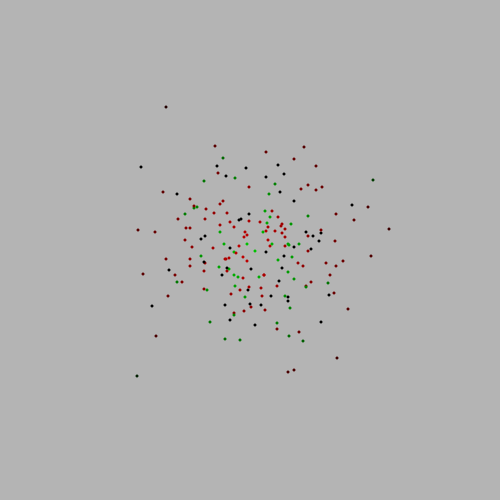
Frame 1 (no input)
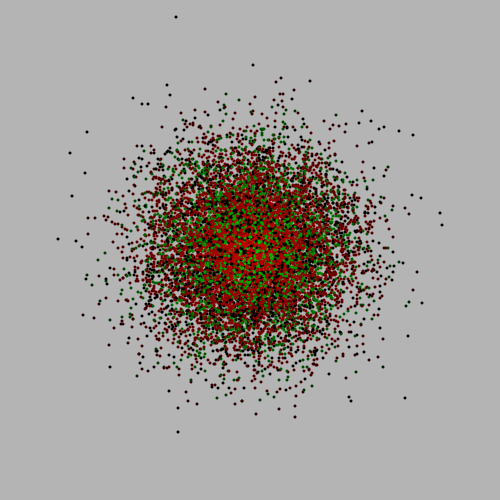
Frame 60 (the mouse pressed at the canvas centre just before this capture)
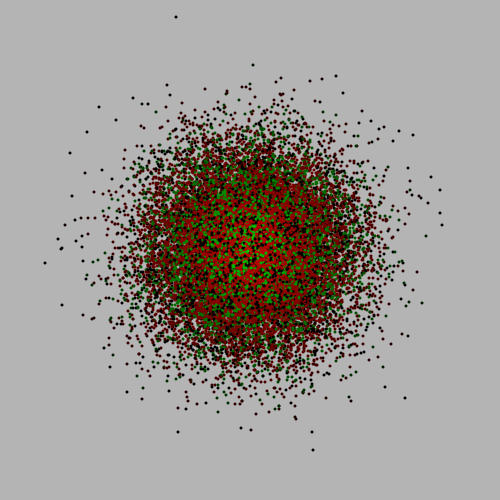
Frame 120 (the mouse held since frame 60 and released just before this capture)

The Processing sketch that drew these frames (run headless with seeded random() and noise(); from frame 60 on, the mouse is pressed at the canvas centre):

// Processing sketch: processing_159229
// ── processing_159229.pde

// Normal Polar Distribution by John Clavin

Dot[] dots;
int numOfDots = 200;
int frameNumberCount = 0;
float colorVar;
float redVar;
float grnVar;
float bluVar;

void setup() {
    size(500, 500);
    frameRate(16);
    noStroke();
    background(180);
    dots = new Dot[numOfDots];
    for (int i = 0; i < dots.length; i++) {
        dots[i] = new Dot();
    }
}

void draw() {
    for (int j = 0; j < numOfDots; j++) {
        Dot a = dots[j];
        a.calculateX_distribution(flipCoin());
        a.calculateY_distribution(flipCoin());
    }
    for (int i = 0; i < numOfDots; i++) {
        Dot b = dots[i];
        colorVar = dist(b.xLocation, b.yLocation, width/2, height/2);
        if (50 > (int)random(100)) {
            redVar = 200 - colorVar;
            grnVar = 0;
            bluVar = 0;
        } else if (50 > (int)random(100)) {
            redVar = 0; 
            grnVar = 200 - colorVar;
            bluVar = 0;
        } else {
            redVar = 0; 
            grnVar = 0;
            bluVar = 0;
        } 
        fill(redVar, grnVar, bluVar);
        ellipse(b.xLocation, b.yLocation, 3, 3);
    }
    if (frameNumberCount < 250) {
        frameNumberCount++;
    } else {
        noLoop();
    }
}

void mousePressed() {
    reStart();
}

int flipCoin() {
    int rand;
    int headCount = 0;
    for (int c = 0; c < 10000; c++) {
        rand = (int)random(1000);
        if (rand >= 500) {
            headCount += 1;
        }
    }
    return headCount;
}

void reStart() {
    frameNumberCount = 0;
    background(180);
    loop();
}

class Dot {
    int adjustedCount;
    int xLocation;
    int yLocation;

    void calculateX_distribution(int heads) {
        adjustedCount = heads - 4750;
        xLocation = adjustedCount;
    }
    void calculateY_distribution(int heads) {
        adjustedCount = heads - 4750;
        yLocation = adjustedCount;
    }
}
